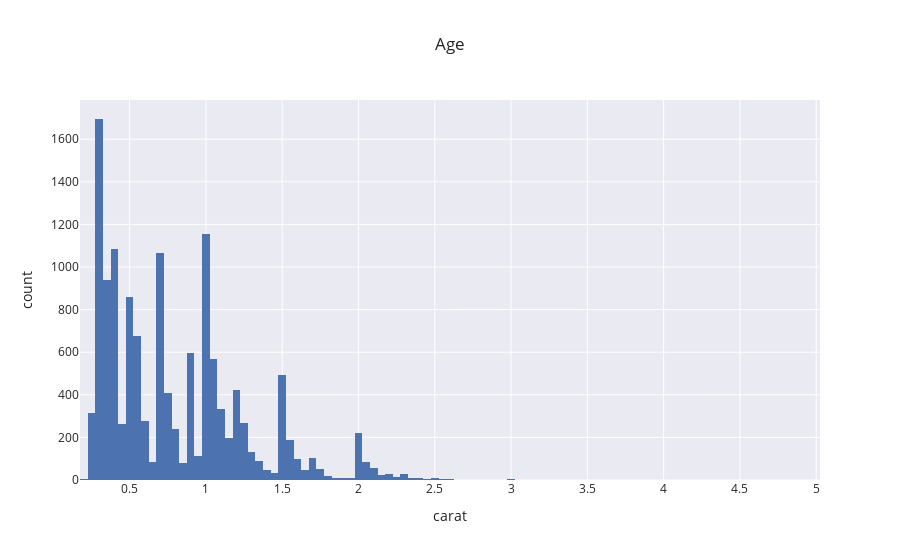

Notebook cell for this chart:
### Code cell
fig=px.histogram(PROBA, x='carat',nbins=100,template='seaborn',title='Age',barmode='group')
fig.show()

### Figure 1 — Plotly figure (JSON) as saved in the notebook; plotly's stock layout.template omitted (floating-point values rounded to 4 significant figures; data arrays with more than 128 entries replaced by an {"elided": "..."} marker saying what was removed)
{"data": [{"alignmentgroup": "True", "bingroup": "x", "hovertemplate": "carat=%{x}<br>count=%{y}<extra></extra>", "legendgroup": "", "marker": {"color": "rgb(76,114,176)"}, "name": "", "nbinsx": 100, "offsetgroup": "", "orientation": "v", "showlegend": false, "type": "histogram", "x": {"elided": "13485 float values"}, "xaxis": "x", "yaxis": "y"}], "layout": {"autosize": true, "barmode": "group", "legend": {"tracegroupgap": 0}, "title": {"text": "Age"}, "xaxis": {"anchor": "y", "autorange": true, "domain": [0, 1], "range": [0.175, 5.025], "title": {"text": "carat"}, "type": "linear"}, "yaxis": {"anchor": "x", "autorange": true, "domain": [0, 1], "range": [0, 1784.0], "title": {"text": "count"}}}}
